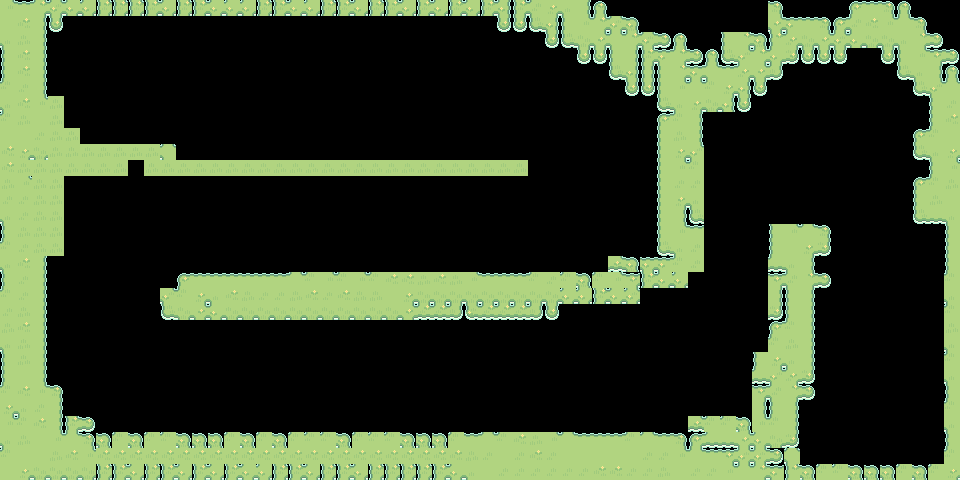

This game map was drawn from its Tiled (.tmx) file and the tilesets committed beside it. A one-line description and the full map source follow:
An orthogonal 60x30 tile map with 16x16 px tiles, 1 tile layer (terrain) and 4 objects (2x anti-gravity, finish-line, ball-spawn).

<map version="1.10" tiledversion="1.12.2" orientation="orthogonal" renderorder="right-down" width="60" height="30" tilewidth="16" tileheight="16" infinite="0" nextlayerid="3" nextobjectid="8">
 <properties>
  <property name="boost_line-capacity" type="float" value="20000" />
  <property name="cannon-count" type="int" value="3" />
  <property name="line-capacity" type="float" value="20000" />
 </properties>
 <tileset firstgid="1" source="tileset.tsx" />
 <layer id="1" name="terrain" width="60" height="30">
  <data encoding="csv">
31,11,77,27,8,8,26,26,26,26,8,26,26,8,8,8,26,26,8,8,26,26,8,26,26,8,26,8,26,8,26,28,26,57,55,54,60,1,0,0,0,0,0,0,0,0,0,0,12,0,0,0,0,9,11,12,1,0,0,0,
13,15,60,49,0,0,0,0,0,0,0,0,0,0,0,0,0,0,0,0,0,0,0,0,0,0,0,0,0,0,0,49,49,81,56,33,31,77,27,4,0,0,0,0,0,0,0,0,5,6,11,12,2,57,15,31,10,12,0,0,
54,14,60,0,0,0,0,0,0,0,0,0,0,0,0,0,0,0,0,0,0,0,0,0,0,0,0,0,0,0,0,0,0,0,49,81,83,5,80,77,27,76,1,0,0,33,36,4,29,34,83,5,27,8,83,83,54,36,76,0,
33,15,60,0,0,0,0,0,0,0,0,0,0,0,0,0,0,0,0,0,0,0,0,0,0,0,0,0,0,0,0,0,0,0,0,0,49,49,33,60,26,6,77,76,1,81,59,77,8,84,49,49,49,0,0,49,33,31,7,76,
33,15,60,0,0,0,0,0,0,0,0,0,0,0,0,0,0,0,0,0,0,0,0,0,0,0,0,0,0,0,0,0,0,0,0,0,0,0,81,56,25,33,36,3,80,11,34,5,52,0,0,0,0,0,0,0,81,54,60,1,
30,16,60,0,0,0,0,0,0,0,0,0,0,0,0,0,0,0,0,0,0,0,0,0,0,0,0,0,0,0,0,0,0,0,0,0,0,0,0,49,49,33,31,10,30,55,56,49,0,0,0,0,0,0,0,0,0,81,59,10,
54,15,31,14,0,0,0,0,0,0,0,0,0,0,0,0,0,0,0,0,0,0,0,0,0,0,0,0,0,0,0,0,0,0,0,0,0,0,0,0,0,81,54,55,83,56,49,0,0,0,0,0,0,0,0,0,0,90,33,16,
30,14,13,14,0,0,0,0,0,0,0,0,0,0,0,0,0,0,0,0,0,0,0,0,0,0,0,0,0,0,0,0,0,0,0,0,0,0,0,0,0,9,30,60,0,0,0,0,0,0,0,0,0,0,0,0,0,0,33,15,
13,13,16,14,14,0,0,0,0,0,0,0,0,0,0,0,0,0,0,0,0,0,0,0,0,0,0,0,0,0,0,0,0,0,0,0,0,0,0,0,0,33,14,60,0,0,0,0,0,0,0,0,0,0,0,0,0,9,30,13,
15,55,83,14,14,14,14,14,14,14,80,0,0,0,0,0,0,0,0,0,0,0,0,0,0,0,0,0,0,0,0,0,0,0,0,0,0,0,0,0,0,33,55,59,0,0,0,0,0,0,0,0,0,0,0,0,0,81,54,55,
15,14,14,14,14,14,14,14,0,14,14,14,14,14,14,14,14,14,14,14,14,14,14,14,14,14,14,14,14,14,14,14,14,0,0,0,18,0,0,0,0,33,31,30,0,0,0,0,0,0,0,0,0,0,0,0,0,0,33,31,
14,31,14,14,0,0,0,0,0,0,0,0,0,0,0,0,0,0,0,0,0,0,0,0,0,0,0,0,0,0,0,0,0,0,0,0,0,0,0,0,0,33,16,16,0,0,0,0,0,0,0,0,0,0,0,0,0,9,30,14,
16,16,14,14,0,0,0,0,0,0,0,0,0,0,0,0,0,0,0,0,0,0,0,0,0,0,0,0,0,0,0,0,0,0,0,0,0,0,0,0,0,33,55,54,0,0,0,0,0,0,0,0,0,0,0,0,0,33,14,13,
54,16,14,14,0,0,0,0,0,0,0,0,0,0,0,0,0,0,0,0,0,0,0,0,0,0,0,0,0,0,0,0,0,0,0,0,0,0,0,0,0,33,60,81,0,0,0,0,0,0,0,0,0,0,0,0,0,81,82,54,
33,14,14,14,0,0,0,0,0,0,0,0,0,0,0,0,0,0,0,0,0,0,0,0,0,0,0,0,0,0,0,0,0,0,0,0,0,0,0,0,0,33,31,11,0,0,0,0,33,31,10,12,0,0,0,0,0,0,90,33,
30,16,14,14,0,0,0,0,0,0,0,0,0,0,0,0,0,0,0,0,0,0,0,0,0,0,0,0,0,0,0,0,0,0,0,0,0,0,0,0,0,81,54,16,0,0,0,0,33,13,55,84,0,0,0,0,0,0,0,33,
54,15,60,0,0,0,0,0,0,0,0,0,0,0,0,0,0,0,0,0,0,0,0,0,0,0,0,0,0,0,0,0,0,0,0,0,0,0,79,4,3,6,30,16,0,0,0,0,78,54,60,0,0,0,0,0,0,0,0,33,
33,16,60,0,0,0,0,0,0,0,0,9,11,11,11,11,11,11,10,30,31,30,31,30,15,15,14,15,14,31,11,11,11,30,16,30,4,30,31,7,26,8,8,91,0,0,0,0,7,57,36,76,0,0,0,0,0,0,0,30,
30,16,60,0,0,0,0,0,0,0,59,30,55,54,15,14,16,16,14,15,16,15,14,14,13,55,83,83,83,83,83,83,83,83,83,8,8,26,8,27,0,0,0,0,0,0,0,0,60,33,60,0,0,0,0,0,0,0,0,54,
16,14,60,0,0,0,0,0,0,0,81,83,5,8,83,83,83,83,83,83,83,83,83,83,83,5,51,51,52,50,51,51,51,52,49,0,0,0,0,0,0,0,0,0,0,0,0,0,84,33,60,0,0,0,0,0,0,0,0,30,
14,15,60,0,0,0,0,0,0,0,0,0,0,0,0,0,0,0,0,0,0,0,0,0,0,0,0,0,0,0,0,0,0,0,0,0,0,0,0,0,0,0,0,0,0,0,0,0,9,30,60,0,0,0,0,0,0,0,0,14,
54,14,60,0,0,0,0,0,0,0,0,0,0,0,0,0,0,0,0,0,0,0,0,0,0,0,0,0,0,0,0,0,0,0,0,0,0,0,0,0,0,0,0,0,0,0,0,0,30,14,60,0,0,0,0,0,0,0,0,54,
33,14,60,0,0,0,0,0,0,0,0,0,0,0,0,0,0,0,0,0,0,0,0,0,0,0,0,0,0,0,0,0,0,0,0,0,0,0,0,0,0,0,0,0,0,0,0,33,55,54,60,0,0,0,0,0,0,0,0,30,
33,13,60,0,0,0,0,0,0,0,0,0,0,0,0,0,0,0,0,0,0,0,0,0,0,0,0,0,0,0,0,0,0,0,0,0,0,0,0,0,0,0,0,0,0,0,0,78,59,34,84,0,0,0,0,0,0,0,0,54,
30,15,31,12,0,0,0,0,0,0,0,0,0,0,0,0,0,0,0,0,0,0,0,0,0,0,0,0,0,0,0,0,0,0,0,0,0,0,0,0,0,0,0,0,0,0,0,7,57,36,76,0,0,0,0,0,0,0,0,33,
55,54,16,60,0,0,0,0,0,0,0,0,0,0,0,0,0,0,0,0,0,0,0,0,0,0,0,0,0,0,0,0,0,0,0,0,0,0,0,0,0,0,0,0,0,0,0,60,33,60,0,0,0,0,0,0,0,0,0,30,
31,30,15,60,26,76,0,0,0,0,0,0,0,0,0,0,0,0,0,0,0,0,0,0,0,0,0,0,0,0,0,0,0,0,0,0,0,0,0,0,0,0,0,79,30,30,4,31,30,60,0,0,0,0,0,0,0,0,0,54,
54,14,13,31,10,12,4,30,4,30,30,4,4,4,30,4,30,4,30,30,30,4,30,30,30,4,4,4,30,11,10,30,15,14,31,10,11,11,11,30,10,11,12,2,78,82,5,8,83,84,0,0,0,0,0,0,0,0,0,33,
30,13,13,14,15,31,15,15,15,15,15,15,15,15,15,15,15,15,15,15,15,15,15,15,15,15,15,15,15,14,16,13,16,15,16,13,13,13,13,13,16,16,31,10,11,7,27,27,76,80,0,0,0,0,0,0,0,0,0,30,
13,55,83,83,83,83,26,26,8,26,26,8,26,8,26,8,8,26,26,8,26,26,8,26,26,26,26,26,8,54,13,16,16,16,16,16,16,15,15,16,16,14,13,16,16,31,10,77,6,29,4,30,30,4,4,4,30,4,30,55
</data>
 </layer>
 <objectgroup id="2" name="game">
  <object id="2" name="finish-line" x="913.333" y="338.667">
   <polygon points="0,0 -1.33333,122.667 28,122.667 28,-2.66667" />
  </object>
  <object id="3" name="ball-spawn" x="66" y="70">
   <point />
  </object>
  <object id="6" name="anti-gravity" x="653.123" y="285.206">
   <properties>
    <property name="gravity-angle" type="float" value="200" />
   </properties>
   <polygon points="0,0 45.3532,136.06 93.541,136.06 121.887,79.3681 126.139,-117.635 46.7705,-117.635" />
  </object>
  <object id="7" name="anti-gravity" x="706" y="154">
   <properties>
    <property name="gravity-angle" type="float" value="180" />
   </properties>
   <polygon points="0,0 80,4 80.6667,80 220,84.6667 224.667,-41.3333 178,-104.667 92,-106 -2.66667,-40" />
  </object>
 </objectgroup>
</map>
